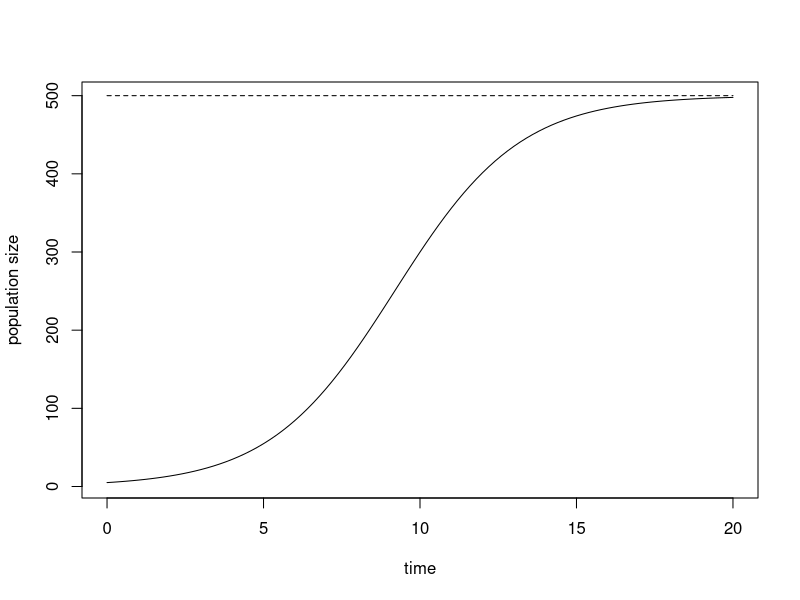

Here is the R script that generated this plot:
#-------------------------------------
# Logistic model of population growth
#-------------------------------------
k=500
b=.5
m=5
t=(0:100)*20/100
n=k/(1+((k-m)/m)*exp(-b*t))
plot(t,n,type="l", xlab="time",ylab="population size")
k.level=numeric(length(t))+k
points(t,k.level,type="l",lty=2)